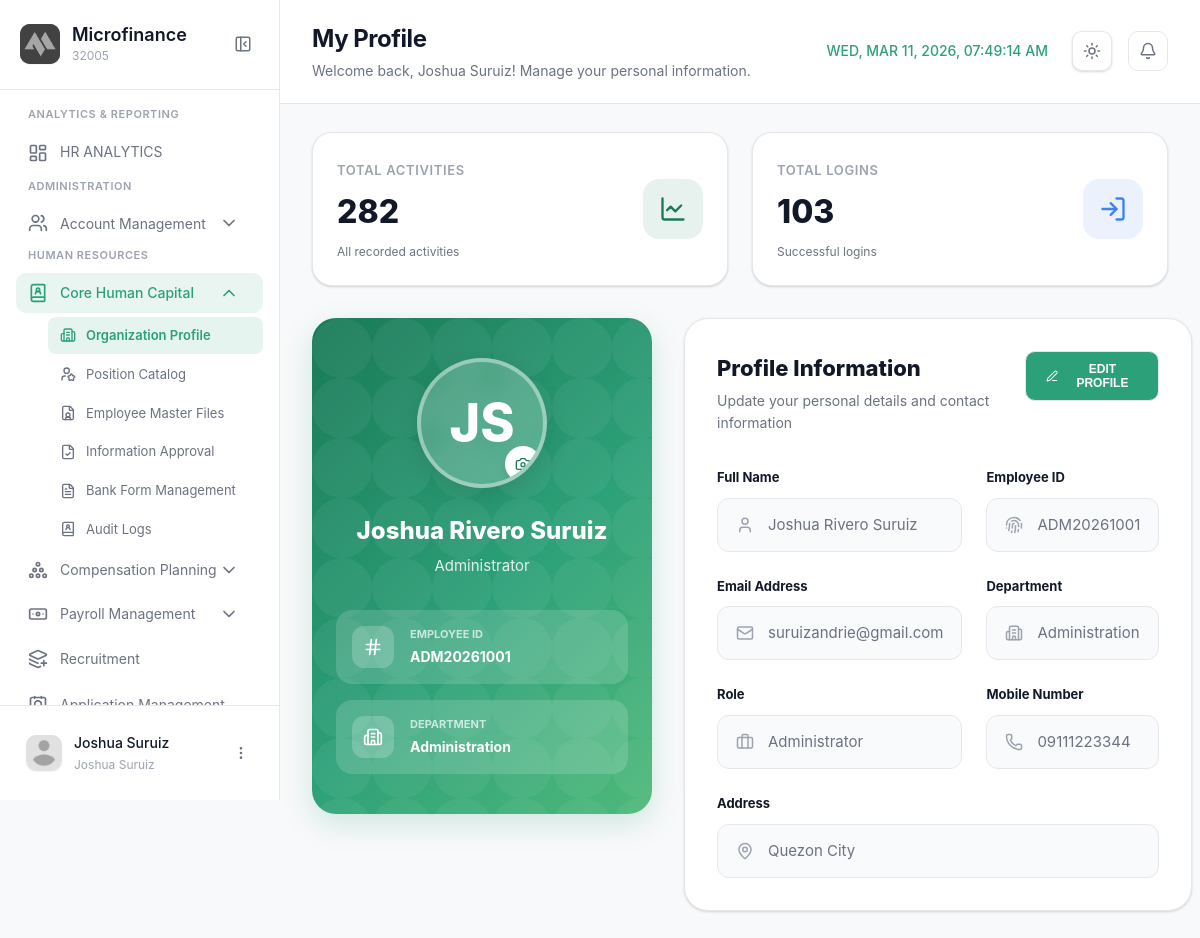
The app's page /modules/admin/profile.php (signed in) with its own data.
### tables this page shows
CREATE TABLE `employee` (
  `EmployeeID` int(11) NOT NULL,
  `EmployeeCode` varchar(20) DEFAULT NULL,
  `FirstName` varchar(100) NOT NULL,
  `MiddleName` varchar(100) DEFAULT NULL,
  `LastName` varchar(100) NOT NULL,
  `DateOfBirth` date NOT NULL,
  `Gender` varchar(20) DEFAULT NULL,
  `PersonalEmail` varchar(150) DEFAULT NULL,
  `PhoneNumber` varchar(20) DEFAULT NULL,
  `PermanentAddress` text DEFAULT NULL,
  `ProfilePhoto` varchar(255) DEFAULT NULL
);

CREATE TABLE `positions` (
  `PositionID` int(11) NOT NULL,
  `PositionName` varchar(100) NOT NULL,
  `PositionCode` varchar(10) DEFAULT NULL,
  `DepartmentID` int(11) DEFAULT NULL,
  `SalaryGradeID` int(11) DEFAULT NULL,
  `AuthorizedHeadcount` int(11) DEFAULT 1
);

CREATE TABLE `department` (
  `DepartmentID` int(11) NOT NULL,
  `DepartmentName` varchar(100) NOT NULL
);

### modules/admin/profile.php (the view, shortened to what this page needs)
<?php
require_once '../../config/config.php';
$userId = $_SESSION['user_id'];
$employee = null;
$sql = "SELECT e.*, d.DepartmentName, p.PositionName
        FROM employee e
        JOIN useraccounts ua ON e.EmployeeID = ua.EmployeeID
        LEFT JOIN employmentinformation ei ON e.EmployeeID = ei.EmployeeID
        LEFT JOIN department d ON ei.DepartmentID = d.DepartmentID
        LEFT JOIN positions p ON ei.PositionID = p.PositionID
        WHERE ua.AccountID = ?";
$stmt = $conn->prepare($sql);
$stmt->bind_param("i", $userId);
$stmt->execute();
$result = $stmt->get_result();
if ($result && $result->num_rows > 0) {
    $employee = $result->fetch_assoc();
}
$fullName = $employee ? trim(($employee['FirstName'] ?? '') . ' ' . ($employee['MiddleName'] ?? '') . ' ' . ($employee['LastName'] ?? '')) : 'Unknown User';
$initials = $employee ? strtoupper(substr($employee['FirstName'] ?? 'U', 0, 1) . substr($employee['LastName'] ?? 'N', 0, 1)) : '??';
$profilePhoto = !empty($employee['ProfilePhoto']) ? '../../' . $employee['ProfilePhoto'] : null;
?>
<!DOCTYPE html>
<html lang="en">
<head>
  <link rel="stylesheet" href="../../css/profile.css?v=1.3">
</head>
<body>
  <aside class="sidebar" id="sidebar">
    <div class="sidebar-header">
      <div class="logo-container">
        <div class="logo-wrapper">
          <img src="../../img/logo.png" alt="Logo" class="logo">
        </div>
        <div class="logo-text">
          <h2 class="app-name">Microfinance</h2>
          <span class="app-tagline">32005</span>
        </div>
      </div>
      <button class="sidebar-toggle" id="sidebarToggle">
        <i data-lucide="panel-left-close"></i>
      </button>
    </div>
<nav class="sidebar-nav">
      <div class="nav-section">
        <span class="nav-section-title">ANALYTICS & REPORTING</span>
        <a href="dashboard.php" class="nav-item active">
          <i data-lucide="layout-dashboard"></i>
          <span>HR ANALYTICS</span>
        </a>
      <div class="nav-section">
        <span class="nav-section-title">ADMINISTRATION</span>
        <div class="nav-item-group active">
          <button class="nav-item has-submenu" data-module="accounts">
            <div class="nav-item-content">
              <i data-lucide="users"></i>
              <span>Account Management</span>
            </div>
            <i data-lucide="chevron-down" class="submenu-icon"></i>
          </button>
        </div>
       <div class="nav-section">
        <span class="nav-section-title">Human Resources</span>
          <div class="nav-item-group <?php echo ($module === 'corehumancapital') ? 'active' : ''; ?>">
          <button class="nav-item has-submenu" data-module="corehumancapital">
            <div class="nav-item-content">
              <i data-lucide="book-user"></i>
              <span>Core Human Capital</span>
            </div>
            <i data-lucide="chevron-down" class="submenu-icon"></i>
          </button>
          <div class="submenu" id="submenu-corehumancapital">
             <a href="orgprofile.php" class="submenu-item <?php echo ($page === 'orgprofile') ? 'active' : ''; ?>">
              <i data-lucide="building-2"></i>
              <span>Organization Profile</span>
            </a>
            <a href="positioncatalog.php" class="submenu-item <?php echo ($page === 'positioncatalog') ? 'active' : ''; ?>">
              <i data-lucide="user-star"></i>
              <span>Position Catalog</span>
            </a>
            <a href="employeemaster.php" class="submenu-item <?php echo ($page === 'employeemaster') ? 'active' : ''; ?>">
              <i data-lucide="file-user"></i>
              <span>Employee Master Files</span>
            </a>
            <a href="informationapproval.php" class="submenu-item <?php echo ($page === 'informationapproval') ? 'active' : ''; ?>">
              <i data-lucide="file-check"></i>
              <span>Information Approval</span>
            </a>
            <a href="bankform.php" class="submenu-item <?php echo ($page === 'bankform') ? 'active' : ''; ?>">
              <i data-lucide="file-text"></i>
              <span>Bank Form Management</span>
            </a>
            <a href="auditlogs.php" class="submenu-item <?php echo ($page === 'auditlogs') ? 'active' : ''; ?>">
              <i data-lucide="book-user"></i>
              <span>Audit Logs</span>
            </a>
          </div>
        </div>
          <div class="nav-item-group <?php echo ($module === 'planning') ? 'active' : ''; ?>">
          <button class="nav-item has-submenu" data-module="planning">
            <div class="nav-item-content">
              <i data-lucide="circle-pile"></i>
              <span>Compensation Planning</span>
            </div>
            <i data-lucide="chevron-down" class="submenu-icon"></i>
          </button>
        </div>
        <div class="nav-item-group">
          <button class="nav-item has-submenu" data-module="payroll">
            <div class="nav-item-content">
              <i data-lucide="banknote"></i>
              <span>Payroll Management</span>
            </div>
            <i data-lucide="chevron-down" class="submenu-icon"></i>
          </button>
        </div>
            <a href="recruitment.php" class="nav-item <?php echo ($page === 'recruitment') ? 'active' : ''; ?>">
              <i data-lucide="layers-plus"></i>
              <span>Recruitment</span>
            </a>
            <a href="applicationmgt.php" class="nav-item <?php echo ($page === 'applicationmgt') ? 'active' : ''; ?>">
              <i data-lucide="contact-round"></i>
              <span>Application Management</span>
            </a>
        </div>
    </nav>
    <div class="sidebar-footer">
      <div class="user-profile">
        <div class="user-avatar">
          <img src="../../img/profile.png" alt="User">
        </div>
        <div class="user-info">
          <span class="user-name"><?php echo htmlspecialchars($_SESSION['username'] ?? 'Admin'); ?></span>
          <span class="user-role"><?php echo htmlspecialchars($_SESSION['user_role'] ?? 'Administrator'); ?></span>
        </div>
        <button class="user-menu-btn" id="userMenuBtn">
          <i data-lucide="more-vertical"></i>
        </button>
      </div>
    </div>
  </aside>
  <main class="main-content">
    <header class="page-header">
      <div class="header-left">
        <div class="header-title">
          <h1>My Profile</h1>
          <p>Welcome back, <?php echo htmlspecialchars($_SESSION['username'] ?? 'User'); ?>! Manage your personal information.</p>
        </div>
      </div>
      <div class="header-right">
                <div class="header-clock">
          <span id="realTimeClock"></span>
        </div>
        <button class="theme-toggle" id="themeToggle" aria-label="Toggle theme">
          <i data-lucide="sun" class="sun-icon"></i>
        </button>
        <button class="icon-btn">
          <i data-lucide="bell"></i>
        </button>
      </div>
    </header>
    <div class="content-wrapper">
      <div class="profile-stats-grid">
        <div class="stat-card-premium">
          <div class="stat-info">
            <span class="stat-label">Total Activities</span>
            <h2 class="stat-value">282</h2>
            <p class="stat-sub">All recorded activities</p>
          </div>
          <div class="stat-icon-box activity">
            <i data-lucide="line-chart"></i>
          </div>
        </div>
        <div class="stat-card-premium">
          <div class="stat-info">
            <span class="stat-label">Total Logins</span>
            <h2 class="stat-value">103</h2>
            <p class="stat-sub">Successful logins</p>
          </div>
          <div class="stat-icon-box login">
            <i data-lucide="log-in"></i>
          </div>
        </div>
      </div>
      <div class="profile-main-grid">
        <aside class="profile-sidebar">
          <div class="profile-card-main">
            <div class="profile-avatar-wrapper">
              <div class="profile-avatar-circle" id="profile-photo-container">
                <?php if ($profilePhoto): ?>
                  <img src="<?php echo htmlspecialchars($profilePhoto); ?>" alt="Profile Photo" id="sidebar-profile-img">
                <?php else: ?>
                  <span id="sidebar-profile-initials"><?php echo $initials; ?></span>
                <?php endif; ?>
                <div class="btn-change-photo" onclick="document.getElementById('ProfilePhotoInput').click()">
                  <i data-lucide="camera"></i>
                </div>
              </div>
            </div>
            <div class="profile-basic-info">
              <h1 class="profile-name"><?php echo htmlspecialchars($fullName); ?></h1>
              <p class="profile-role-title"><?php echo htmlspecialchars($employee['PositionName'] ?? 'Position'); ?></p>
            </div>
            <div class="profile-sidebar-cards">
              <div class="sidebar-mini-card">
                <div class="mini-card-icon id">
                  <i data-lucide="hash"></i>
                </div>
                <div class="mini-card-text">
                  <span class="mini-label">Employee ID</span>
                  <span class="mini-value"><?php echo htmlspecialchars($employee['EmployeeCode'] ?? 'N/A'); ?></span>
                </div>
              </div>
              <div class="sidebar-mini-card">
                <div class="mini-card-icon dept">
                  <i data-lucide="building-2"></i>
                </div>
                <div class="mini-card-text">
                  <span class="mini-label">Department</span>
                  <span class="mini-value"><?php echo htmlspecialchars($employee['DepartmentName'] ?? 'No Department'); ?></span>
                </div>
              </div>
            </div>
          </div>
        </aside>
        <section class="profile-details-main">
          <div class="details-card">
            <div class="details-header">
              <div class="header-text">
                <h2 class="section-title">Profile Information</h2>
                <p class="section-subtitle">Update your personal details and contact information</p>
              </div>
              <button class="btn-edit-trigger" id="btnEditProfile">
                <i data-lucide="edit-3"></i>
                <span>EDIT PROFILE</span>
              </button>
            </div>
            <div class="details-grid">
              <div class="detail-field">
                <label>Full Name</label>
                <div class="field-value-box">
                  <i data-lucide="user"></i>
                  <?php echo htmlspecialchars($fullName); ?>
                </div>
              </div>
              <div class="detail-field">
                <label>Employee ID</label>
                <div class="field-value-box">
                  <i data-lucide="fingerprint"></i>
                  <?php echo htmlspecialchars($employee['EmployeeCode'] ?? 'N/A'); ?>
                </div>
              </div>
              <div class="detail-field">
                <label>Email Address</label>
                <div class="field-value-box">
                  <i data-lucide="mail"></i>
                  <?php echo htmlspecialchars($employee['PersonalEmail'] ?? 'N/A'); ?>
                </div>
              </div>
              <div class="detail-field">
                <label>Department</label>
                <div class="field-value-box">
                  <i data-lucide="building-2"></i>
                  <?php echo htmlspecialchars($employee['DepartmentName'] ?? 'N/A'); ?>
                </div>
              </div>
              <div class="detail-field">
                <label>Role</label>
                <div class="field-value-box">
                  <i data-lucide="briefcase"></i>
                  <?php echo htmlspecialchars($employee['PositionName'] ?? 'N/A'); ?>
                </div>
              </div>
              <div class="detail-field">
                <label>Mobile Number</label>
                <div class="field-value-box">
                  <i data-lucide="phone"></i>
                  <?php echo htmlspecialchars($employee['PhoneNumber'] ?? 'N/A'); ?>
                </div>
              </div>
              <div class="detail-field full-width">
                <label>Address</label>
                <div class="field-value-box">
                  <i data-lucide="map-pin"></i>
                  <?php echo htmlspecialchars($employee['PermanentAddress'] ?? 'N/A'); ?>
                </div>
              </div>
            </div>
          </div>
        </section>
      </div>
    </div>
  </main>
</body>
</html>

### records on screen
employee: initials "JS", fullName "Joshua Rivero Suruiz", positions.PositionName "Administrator", EmployeeCode "ADM20261001", department.DepartmentName "Administration", PersonalEmail "suruizandrie@gmail.com", PhoneNumber "09111223344", PermanentAddress "Quezon City"

### other values on screen
$_SESSION['username'] "Joshua Suruiz"
$_SESSION['user_role'] "Joshua Suruiz"
